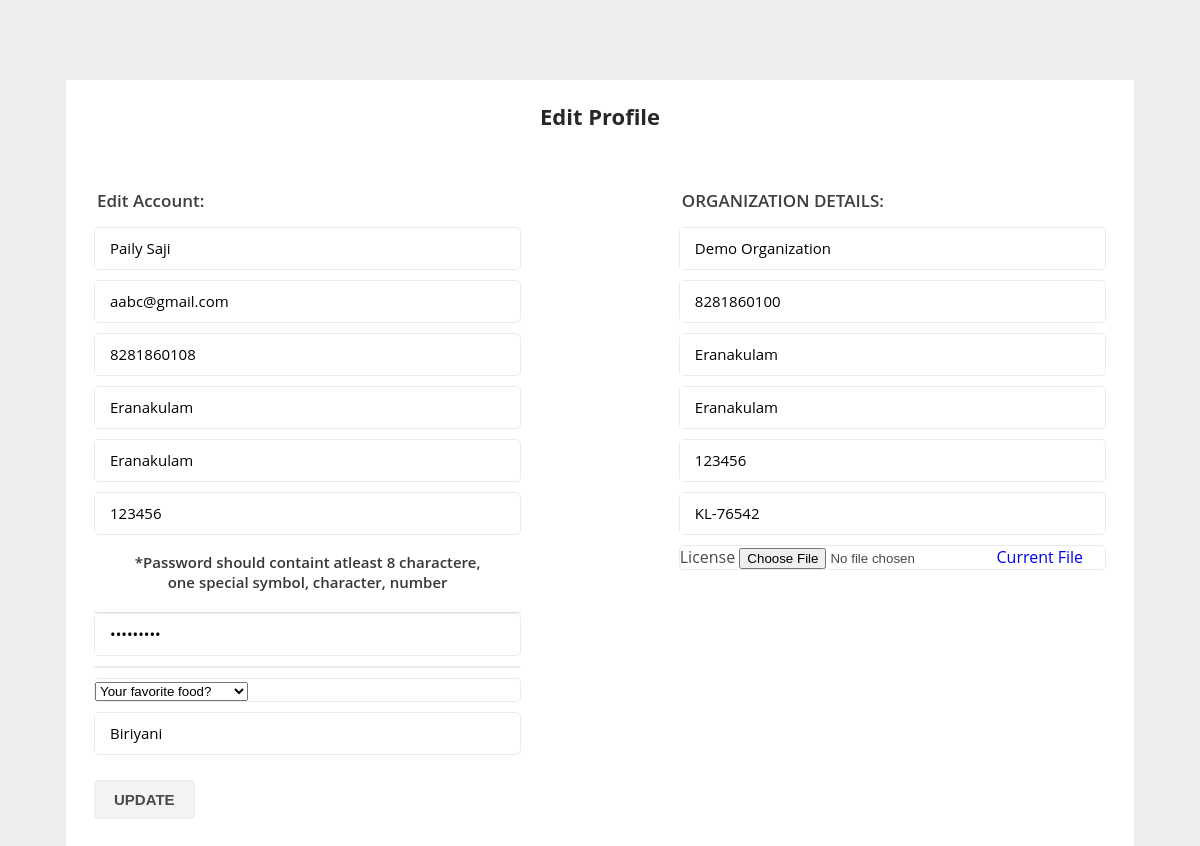
The app's page /organisation/profile_form/edit.php?email=aabc@gmail.com (signed in), older data.
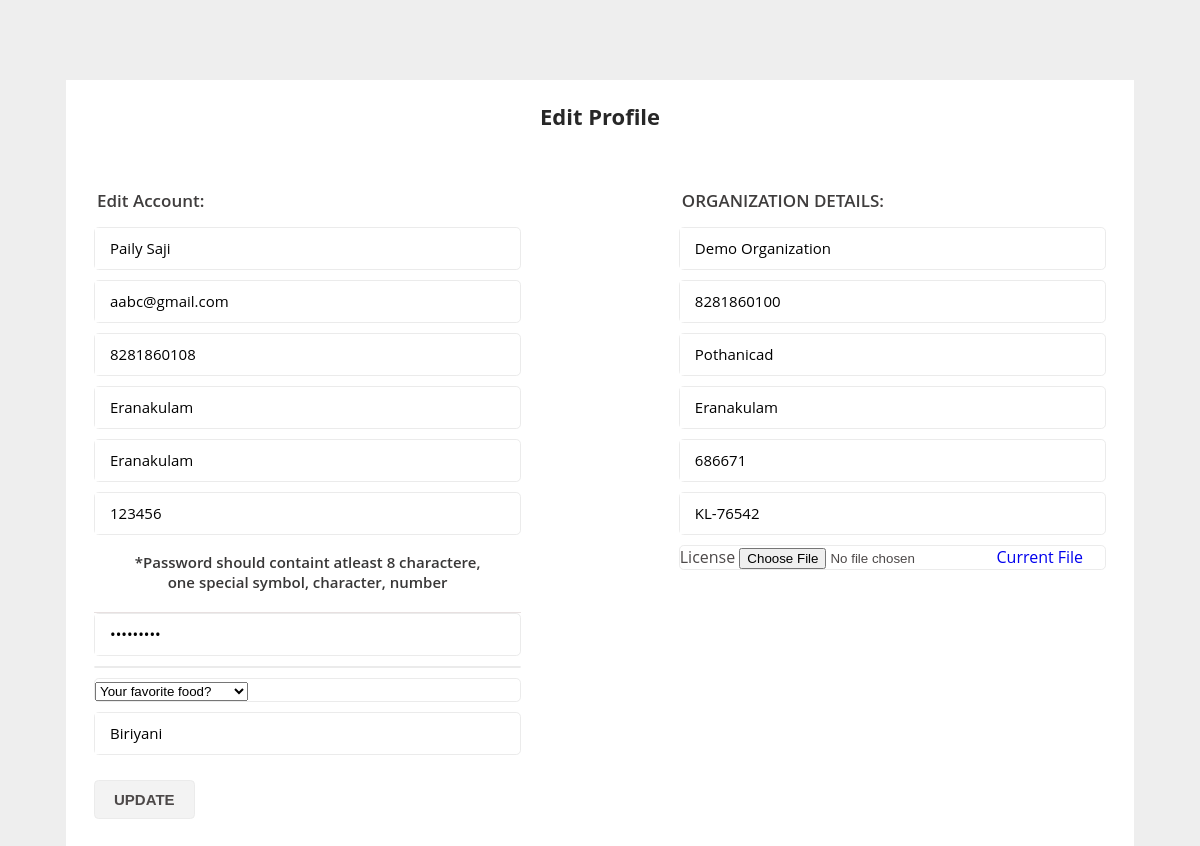
The same page, newer data.
### tables this page shows
CREATE TABLE `registration_organisation` (
  `full_name` varchar(100) NOT NULL,
  `email` varchar(100) NOT NULL,
  `phone` varchar(20) NOT NULL,
  `street` varchar(100) NOT NULL,
  `district` varchar(100) NOT NULL,
  `pincode` varchar(10) NOT NULL,
  `organisation_id` int(11) NOT NULL,
  `organisation_name` varchar(100) NOT NULL,
  `organisation_email` varchar(100) NOT NULL,
  `organisation_phone` varchar(20) NOT NULL,
  `organisation_street` varchar(100) NOT NULL,
  `organistion_district` varchar(100) NOT NULL,
  `organisation_pincode` varchar(10) NOT NULL,
  `organisation_licence_number` varchar(50) NOT NULL,
  `organisation_licence_file` varchar(200) NOT NULL,
  `verify_status` int(11) NOT NULL
);

### organisation/profile_form/edit.php (the view, shortened to what this page needs)
<!DOCTYPE html>
<html>
<head>
    <link href="css/style.css" rel='stylesheet' type='text/css' />
</head>
<body>
<?php
require('connect.php');
$email = $_GET['email'];
$stmt = $conn->prepare("SELECT * FROM registration_organisation WHERE organisation_email = ?");
$stmt1 = $conn->prepare("SELECT * FROM login WHERE email = ?");
$stmt->bind_param("s", $email);
if (!$stmt->execute()) {
    die("Execute failed: " . $stmt->error);
}
$res = $stmt->get_result();
if ($res->num_rows > 0) {
    $row = $res->fetch_assoc();
    ?>
    <div class="main">
        <div class="header">
            <h1>Edit Profile</h1>
        </div>
        <form onsubmit="return validatePassword()" action="update.php?email=<?php echo $email; ?>" method="POST" enctype="multipart/form-data">
            <ul class="left-form">
                <h2>Edit Account:</h2>
				<li>
					<input type="text" name="full_name" placeholder="Full Name" value="<?php echo $row['full_name'] ?>" pattern="^[A-Za-z\s]+$" required/>
				</li>
				<li>
					<input type="email" name="email1" placeholder="Email" value="<?php echo $row['email'] ?>" required/>
				</li>
				<li>
					<input type="text" name="mobnumber" placeholder="Mobile Number" value="<?php echo $row['phone'] ?>" pattern="^\d{10,11}$" required/>
				</li>
				<li>
					<input type="text" name="street" placeholder="Street" value="<?php echo $row['street'] ?>" pattern="^[A-Za-z]+$" required/>
				</li>
				<li>
					<input type="text" name="district" placeholder="District" value="<?php echo $row['district'] ?>" pattern="^[A-Za-z]+$" required/>
				</li>
				<li>
					<input type="text" name="pincode" placeholder="Pincode" value="<?php echo $row['pincode'] ?>" pattern="^\d{6}$" required/>
				</li>
                <?php
               } if (!$stmt1->bind_param("s", $email)) {
                    die("Binding parameters failed: " . $stmt1->error);
                }
                if (!$stmt1->execute()) {
                    die("Execute failed: " . $stmt1->error);
                }
                $res1 = $stmt1->get_result();
                if ($res1->num_rows > 0) {
                    $row1 = $res1->fetch_assoc();
                    ?>
                    <p>*Password should containt atleast 8 charactere, one special symbol, character, number</p>
                    <li>
                    <input type="password" name="password" placeholder="Password" value="<?php echo $row1['password'] ?>" id="password" pattern="^(?=.*[0-9])(?=.*[a-zA-Z])(?=.*[@#$%^&+=!])(?=\S+$).{8,}$" required/>
                </li>
                <li>
                </li>
                    <li>
                        <select id="Questions" name="security_question">
                            <option value="Your favorite food?" <?php if ($row1['security_question'] === 'Your favorite food?') echo 'selected'; ?>>Your favorite food?</option>
                        </select>
                    </li>
                    <li>
                        <input type="text" name="your_answer" placeholder="Answer" value="<?php echo $row1['security_answer'] ?>" required/>
                    </li>
                <?php } ?>
                <input type="submit" value="UPDATE" name="update">
            </ul>
            <ul class="right-form">
				<h3>ORGANIZATION DETAILS:</h3>
				<div>
					<li><input type="text" name="org_name" placeholder="Organization Name" value="<?php echo $row['organisation_name'] ?>" pattern="^[A-Za-z\s]+$" required/></li>
					<li><input type="text" name="org_phone" placeholder="Organization Phone" value="<?php echo $row['organisation_phone'] ?>" pattern="^\d{10,11}$" required/></li>
					<li><input type="text" name="org_street" placeholder="Organization Street" value="<?php echo $row['organisation_street'] ?>" pattern="^[A-Za-z]+$" required/></li>
					<li><input type="text" name="org_district" placeholder="Organization District" value="<?php echo $row['organistion_district'] ?>" pattern="^[A-Za-z]+$" required/></li>
					<li><input type="text" name="org_pincode" placeholder="Organization Pincode" value="<?php echo $row['organisation_pincode'] ?>" pattern="^\d{6}$" required/></li>
					<li><input type="text" name="org_license_num" placeholder="Organization License Number" value="<?php echo $row['organisation_licence_number'] ?>" pattern="^[A-Za-z0-9\-]+$" required/></li>
                    <li>
    <label for="org_license">License</label>
    <input type="file" name="org_license" placeholder="Upload" value="<?php echo $row['organisation_licence_file'] ?>"/>
    <?php if (!empty($row['organisation_licence_file'])): ?>
        <a href="../../log/<?php echo $row['organisation_licence_file']; ?>" target="_blank">Current File</a>
    <?php endif; ?>
</li>
				</div>
			</ul>
		</form>
    </div>
</body>
</html>

Row changes from the older to the newer data that the page shows:
changed registration_organisation "Paily Saji": org_street "Eranakulam" → "Pothanicad"; org_pincode "123456" → "686671"
